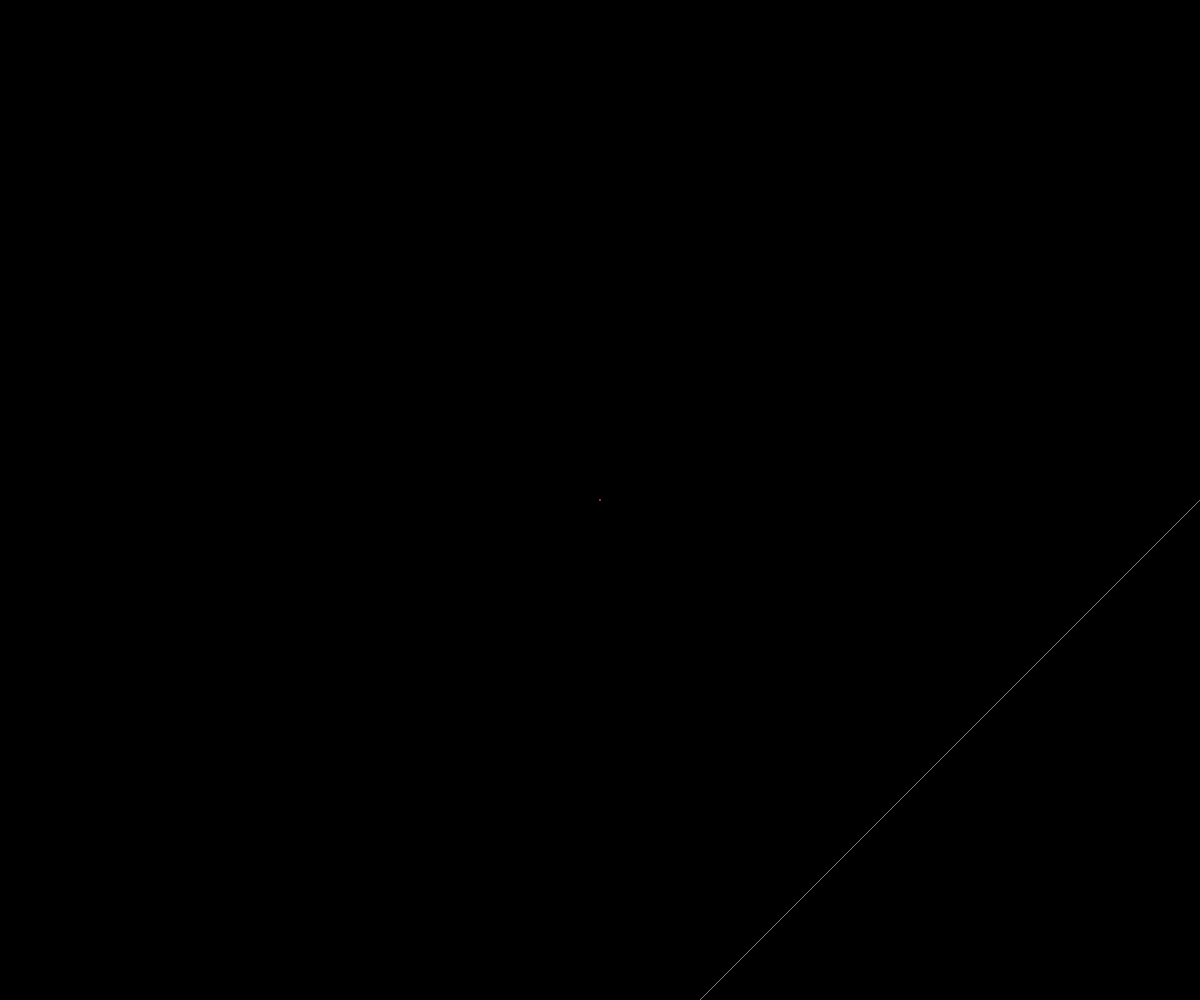
Frame 1 (no input)
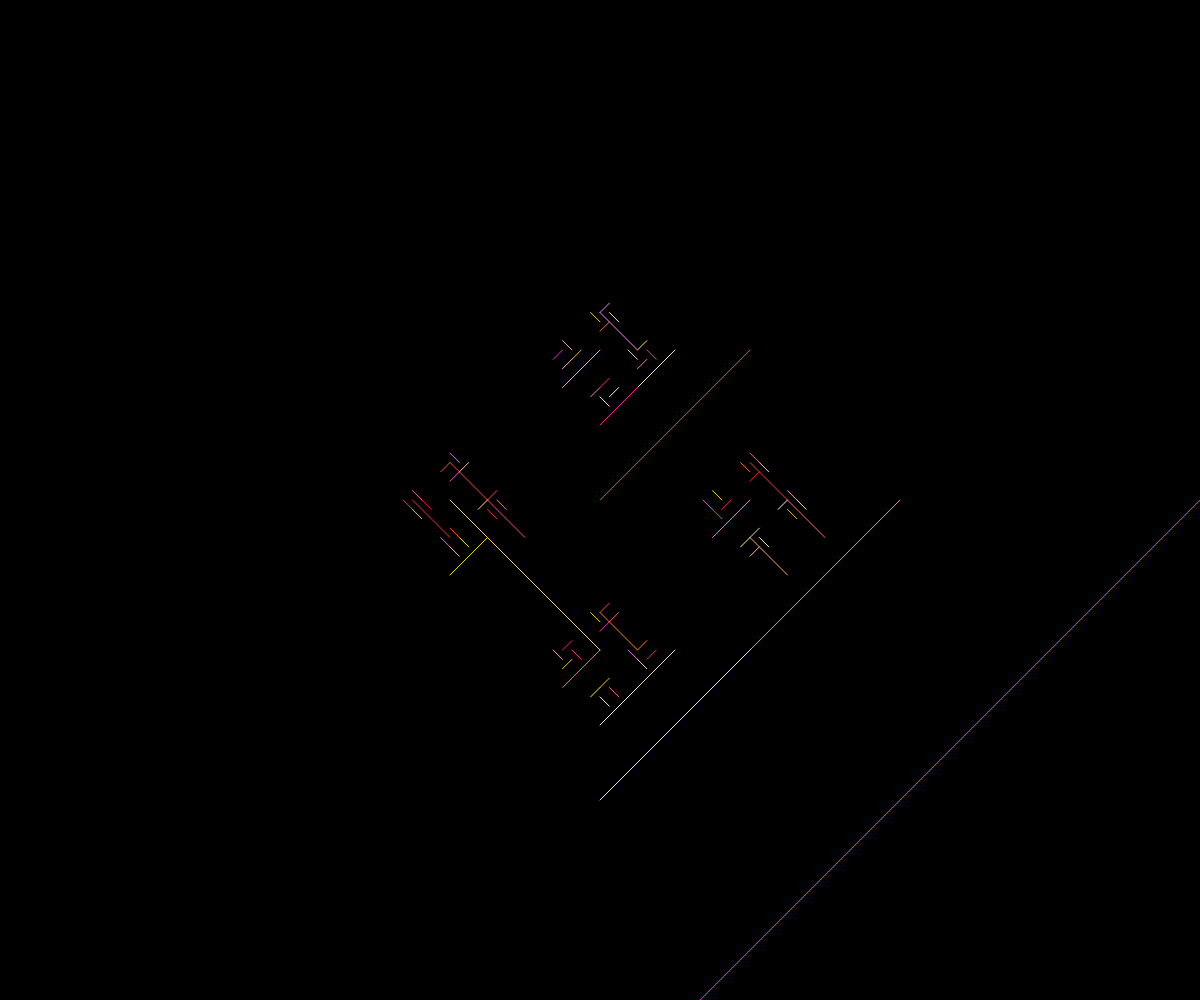
Frame 2 (the mouse pressed at the canvas centre, redrawn once)

The p5.js sketch that drew these frames (run headless with seeded random() and noise() and a simulated clock; the mouse was pressed at the canvas centre and the sketch redrawn once):

// p5.js sketch
// ── sketch.js

function setup() {
    createCanvas(innerWidth, innerHeight);
    
}


function draw() {
    
    background(0);
    stroke(255);
    noFill();
    drawCircle(width/2, height/2, 600);
    noLoop();
    
}


function drawCircle(x, y, d) {
//    ellipse(x, y, d);
    let newD = d * random(mouseX/innerWidth/2, mouseY/innerHeight/2);
    stroke(255, random(255), random(255));
    
    if (random(1) > 0.5) {
        line(x, y, x+d, y+d);        
    } else {
        line(x, y+d, x+d, y);
    }
    
    
    if (d > 10) {
        drawCircle(x + newD, y, newD);
        drawCircle(x - newD, y, newD);
        drawCircle(x, y + newD, newD);
        drawCircle(x, y - newD, newD);
    }
    
}

function mousePressed() {
    background(0);
    drawCircle(innerWidth/2, innerHeight/2, 600);
}
